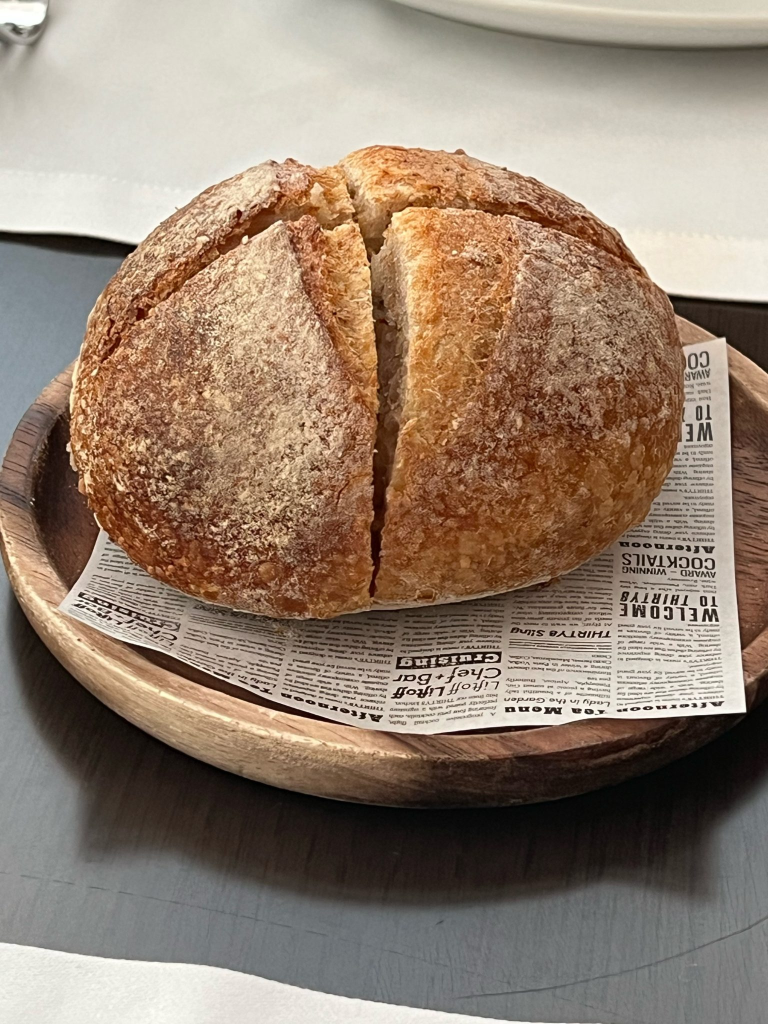
#> input picture skills/month_in_review_stories/evals/fixtures/september-recap/photos/02-loaf.jpg, 1536 x 2048 px (shown at 1/2 size)
$ python -i picks.py   (imports and definitions only)
#> lines starting #> are read from the running program, lines starting #| are printed output that depends on the picture
#!/usr/bin/env python3
"""Movement 1, research: prepare the month's three best moments and the photos around them. Writes
build/photo_index.json, build/picks.json and build/photos/*.jpg.

USAGE (from the workspace root):
    python3 S/scripts/picks.py

Scores every photo of the twelve months (color, contrast, exposure), keyed by its month ("YYYY-MM"), finds each
one's focal point (where the detail is, so a cover crop keeps it), converts HEIC and rotates by EXIF, and saves a
1600 px JPEG copy in build/photos/ of every photo a card can use. A reel among the three gets a poster frame
(ffmpeg, 40% of the way in) that stands for it on a static card; the reel itself stays available as footage.
picks.json carries the three in rank order (each with its photo, its library source, its reel when it is one, its
score, brightness, focal point and colors; when the data has no likes or comments per post the three are the
month's best photos by quality) and four chapters: "opener", the month's most striking photo outside the three
(the cover's world), "month", up to twelve of the month's best photos, "three", the three stills, and "year", up
to six of the best photos of the rest of the year (what the month is set against). To swap a photo, run
`grade.py photos FILE` and put "graded/<name>.jpg" in the beat's "photos" in build/storyboards/N/storyboard.json.
"""
import datetime as dt
import hashlib
import subprocess
import sys
from pathlib import Path

sys.path.insert(0, str(Path(__file__).resolve().parent))
import _env  # noqa: E402

# [1 line not run here, left out]
from PIL import Image, ImageFilter, ImageOps, ImageStat  # noqa: E402

# [6 lines not run here, left out]

PHOTOS = Path("build/photos")
VIDEO = {".mp4", ".mov", ".m4v"}


def open_image(path, draft=None):
#> called with draft = (160, 200)
    im = Image.open(path)
#> im is the input picture: PIL image 1536x2048 RGB; mean R, G, B 148.1, 129.1, 112.6
    if draft and im.format == "JPEG":
        im.draft("RGB", draft)
    im = ImageOps.exif_transpose(im)
    return im.convert("RGB")


# [34 lines left out: functions prepare, poster, not called in this run]


def analyse(path):
    im = open_image(path, draft=(160, 200))
    w, h = im.size
#> w = 1536; h = 2048
    small = im.resize((64, max(1, round(64 * h / w))))
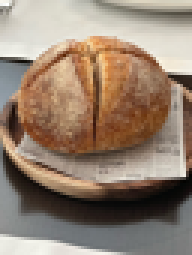
#> small: PIL image 64x85 RGB (shown 3 times larger); mean R, G, B 148.1, 129.1, 112.6
    hsv = small.convert("HSV")
#> hsv: PIL image 64x85 HSV; mean H, S, V 36.5, 69.3, 148.9
    sat = ImageStat.Stat(hsv.getchannel("S")).mean[0] / 255
#> sat = 0.272
    light = ImageStat.Stat(small.convert("L"))
    bright, contrast = light.mean[0] / 255, light.stddev[0] / 128
#> bright = 0.521; contrast = 0.477
    expo = 1 - min(1, abs(bright - 0.52) * 2.2)
#> expo = 0.998
    edges = small.convert("L").filter(ImageFilter.FIND_EDGES)
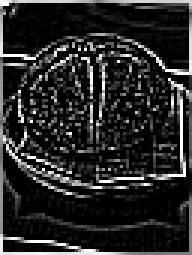
#> edges: PIL image 64x85 L (shown 3 times larger); min 0, max 255, mean 39.9
    px = edges.load()
    sw, sh = edges.size
#> sw = 64; sh = 85
    tot = sx = sy = 0
    for y in range(sh):
        for x in range(sw):
            v = px[x, y]
            tot += v
            sx += v * x
            sy += v * y
#> after the loop, sx = 6508726; sy = 8771689; tot = 216869
    fx, fy = (sx / tot / sw, sy / tot / sh) if tot else (0.5, 0.5)
#> fx = 0.469; fy = 0.476
    q = small.quantize(colors=5, method=Image.Quantize.MEDIANCUT)
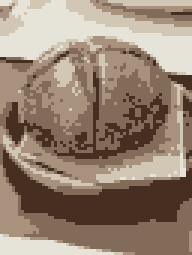
#> q: PIL image 64x85 P (shown 3 times larger); mean R, G, B 150.2, 131.7, 115.2
    pal = q.getpalette()[:15]
#> pal = [230, 227, 216, 210, 198, 181, 168, 146, 126, 130, 107, 89, 70, 47, 33]
    cols = sorted(q.getcolors(), reverse=True)
#> cols = [(1652, 3), (1223, 2), (1123, 4), (783, 0), (659, 1)]
    dom = [{"rgb": pal[3 * i:3 * i + 3], "share": round(n / (sw * sh), 3)} for n, i in cols]
#> dom = 5 items
    score = round(0.45 * sat + 0.35 * min(1, contrast) + 0.2 * expo, 3)
#> score = 0.489
    return {"w": w, "h": h, "score": score, "bright": round(bright, 3),
            "focal": [round(min(0.8, max(0.2, fx)), 2), round(min(0.8, max(0.2, fy)), 2)], "colors": dom}


# [75 lines left out: function main, not called in this run]


# [2 lines not run here, left out]

>>> result = analyse('../evals/fixtures/september-recap/photos/02-loaf.jpg')
#> result = 6 items

$ run again, on skills/month_in_review_stories/evals/fixtures/september-recap/photos/17-concert.jpg
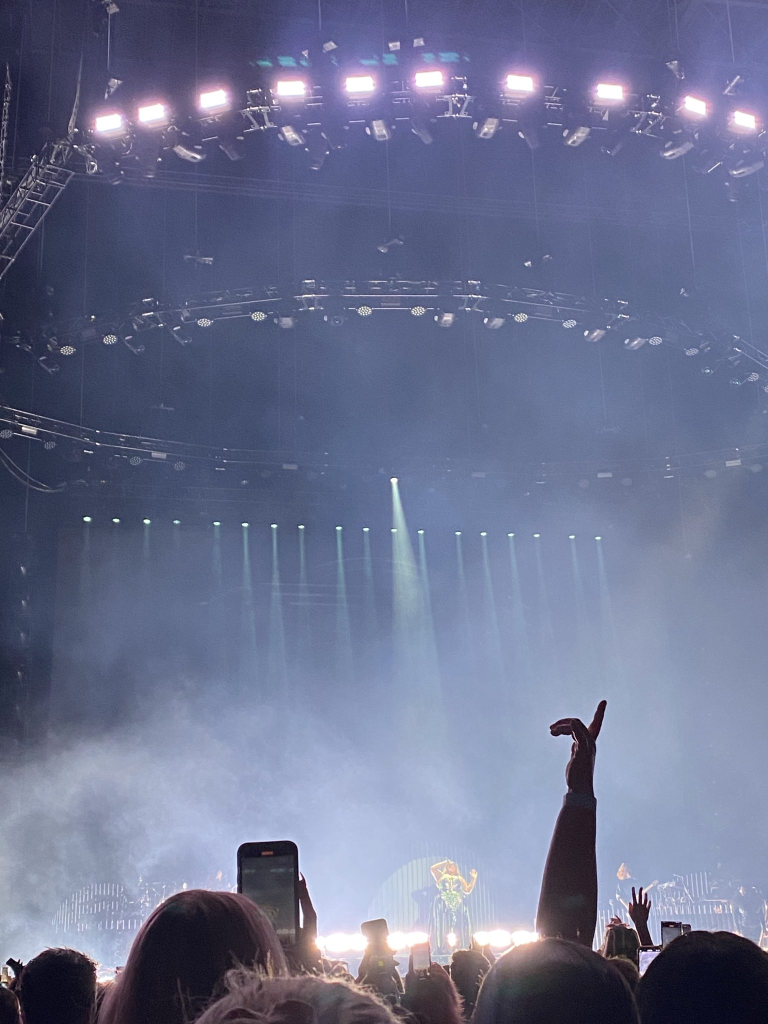
#> input picture skills/month_in_review_stories/evals/fixtures/september-recap/photos/17-concert.jpg, 1536 x 2048 px (shown at 1/2 size)
#> in open_image, im is the input picture: PIL image 1536x2048 RGB; mean R, G, B 107.4, 113.7, 143.8
#> hsv: PIL image 64x85 HSV; mean H, S, V 164.3, 72.6, 144.5
#> sat = 0.285
#> bright = 0.452; contrast = 0.345
#> expo = 0.85
#> in analyse, `edges = small.convert("L").filter(ImageFilter.FIND_EDGES)`:
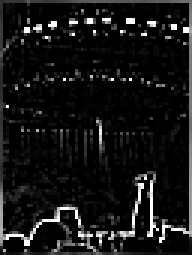
#> edges: PIL image 64x85 L (shown 3 times larger); min 0, max 255, mean 20.8
#> after the loop in analyse, `for y in range(sh):`: sx = 3687625; sy = 5348229; tot = 112907
#> fx = 0.51; fy = 0.557
#> in analyse, `q = small.quantize(colors=5, method=Image.Quantize.MEDIANCUT)`:
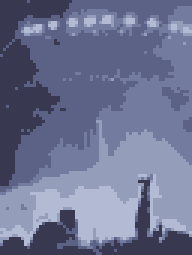
#> q: PIL image 64x85 P (shown 3 times larger); mean R, G, B 108.7, 115.2, 145.8
#> pal = [178, 186, 212, 148, 158, 187, 115, 124, 158, 92, 98, 134, 56, 57, 80]
#> cols = [(1681, 3), (1098, 4), (1091, 2), (998, 1), (572, 0)]
#> dom = 5 items
#> score = 0.419
#> result = 6 items

$ run again, on skills/month_in_review_stories/evals/fixtures/september-recap/photos/21-market.jpg
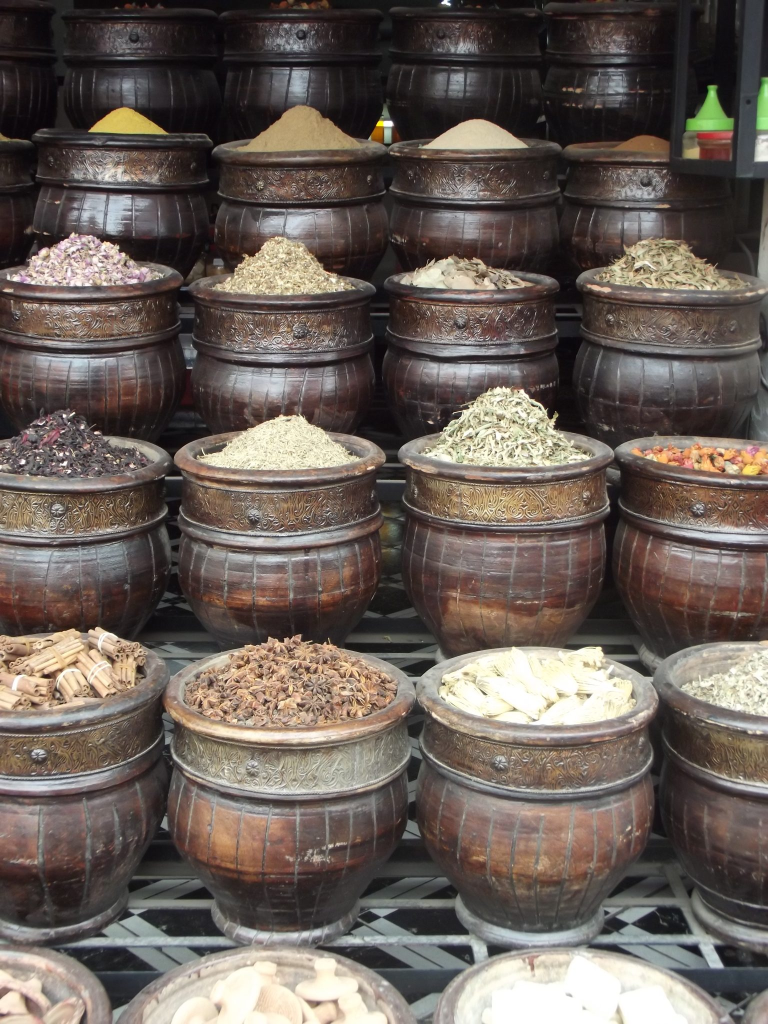
#> input picture skills/month_in_review_stories/evals/fixtures/september-recap/photos/21-market.jpg, 1536 x 2048 px (shown at 1/2 size)
#> in open_image, im is the input picture: PIL image 1536x2048 RGB; mean R, G, B 105.7, 95.3, 88.6
#> hsv: PIL image 64x85 HSV; mean H, S, V 59.1, 46.1, 106.4
#> sat = 0.181
#> bright = 0.383; contrast = 0.465
#> expo = 0.698
#> in analyse, `edges = small.convert("L").filter(ImageFilter.FIND_EDGES)`:
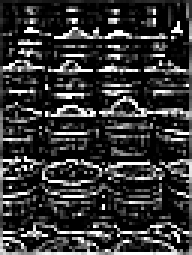
#> edges: PIL image 64x85 L (shown 3 times larger); min 0, max 255, mean 53.7
#> after the loop in analyse, `for y in range(sh):`: sx = 9120295; sy = 13277036; tot = 291878
#> fx = 0.488; fy = 0.535
#> in analyse, `q = small.quantize(colors=5, method=Image.Quantize.MEDIANCUT)`:
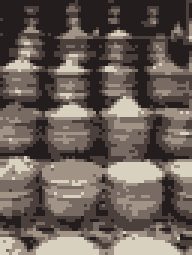
#> q: PIL image 64x85 P (shown 3 times larger); mean R, G, B 104.8, 94, 87.7
#> pal = [217, 209, 191, 161, 148, 135, 120, 107, 100, 76, 64, 61, 36, 29, 29]
#> cols = [(1390, 4), (1310, 3), (1288, 2), (882, 1), (570, 0)]
#> dom = 5 items
#> score = 0.384
#> result = 6 items

$ run again, on skills/month_in_review_stories/evals/fixtures/september-recap/photos/24-swim.jpg
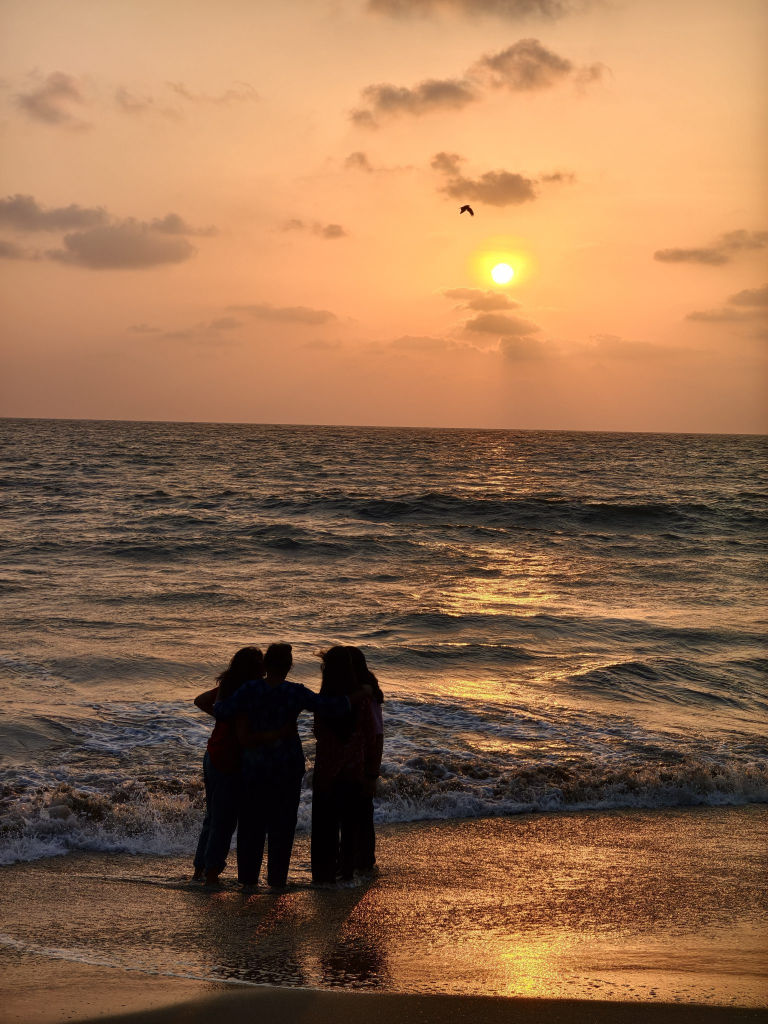
#> input picture skills/month_in_review_stories/evals/fixtures/september-recap/photos/24-swim.jpg, 1536 x 2048 px (shown at 1/2 size)
#> in open_image, im is the input picture: PIL image 1536x2048 RGB; mean R, G, B 148.4, 109, 77.5
#> hsv: PIL image 64x85 HSV; mean H, S, V 28.4, 117.6, 148.7
#> sat = 0.461
#> bright = 0.46; contrast = 0.455
#> expo = 0.867
#> in analyse, `edges = small.convert("L").filter(ImageFilter.FIND_EDGES)`:
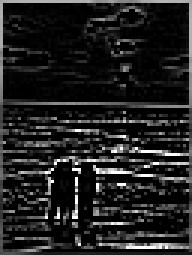
#> edges: PIL image 64x85 L (shown 3 times larger); min 0, max 255, mean 32.7
#> after the loop in analyse, `for y in range(sh):`: sx = 5824808; sy = 8436694; tot = 177966
#> fx = 0.511; fy = 0.558
#> in analyse, `q = small.quantize(colors=5, method=Image.Quantize.MEDIANCUT)`:
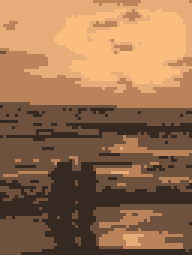
#> q: PIL image 64x85 P (shown 3 times larger); mean R, G, B 151, 111.5, 79.1
#> pal = [250, 189, 126, 230, 172, 122, 187, 131, 89, 111, 82, 61, 53, 41, 34]
#> cols = [(1719, 3), (1103, 4), (1036, 2), (841, 1), (741, 0)]
#> dom = 5 items
#> score = 0.54
#> result = 6 items
